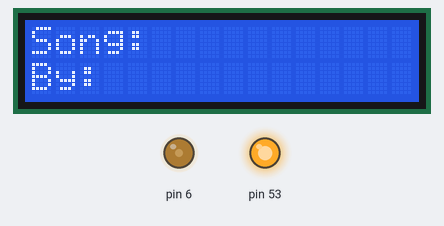
A sketch run on a simulated Arduino Mega 2560, built with avr-gcc and run on an emulated ATmega2560. Parts: 16×2 character LCD, output pins drawn as LEDs (lit = HIGH).

Above: at 0.1 s.
At 19.3 s:
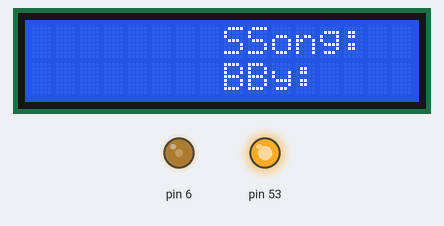
At 27.1 s:
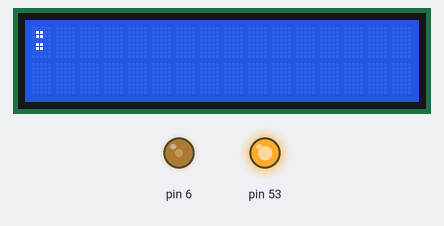
At 39.1 s:
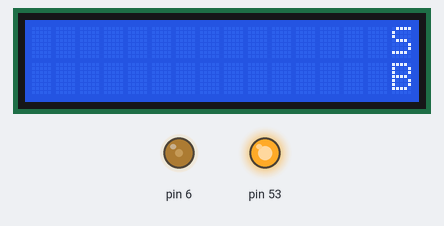
Timing chart, 0 to 40.0 s (numbered marks = the images above):
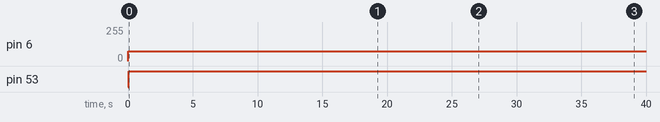

Measured:
- by itself, pin 6: 0/255 → 75/255 at 0.01 s
- by itself, pin 53: LOW → HIGH at 0.07 s
- what the display in image 0 shows lasts 0.6 s, from 0.1 s to 0.7 s

The sketch:

arduino-spotify-player.ino
```cpp
/**
 * @file arduino-spotify-player.ino
 * This program waits for an RFID card to be scanned, then sends the scanned card's
 * Spotify code to the Serial to play the song/album on Spotify.
 * Also recieves information about the current song playing on Spotify and displays
 * it on an LCD screen.
 */

/*
PINOUT:
RC522 MODULE    MEGA
SDA             D9 (PWM)
SCK             D52
MOSI            D51
MISO            D50
IRQ             N/A
GND             GND
RST             D8 (PWM)
3.3V            3.3V (Power)
*/

#include <SPI.h>
#include <RFID.h>
#include <Arduino_FreeRTOS.h>
#include <ArduinoJson.h>
#include <LiquidCrystal.h>
#include <queue.h>

const int SDA_DIO = 9; ///< constant for the pin number of the SDA (SS)
const int RST_DIO = 8; ///< constant for the pin number of the RST (reset)

const char* FOLKLORE_CARD = "911343659194"; ///< constant holding the "Folklore" RFID card value
const char* VAMPIRE_CARD = "123442493173"; ///< constant holding the "Vampire" RFID card value
const char* FEARLESS_CARD = "15524814259214"; ///< constant holding the "Fearless" RFID card value

const char* FOLKLORE_SPOTIFY_CODE = "spotify:album:2fenSS68JI1h4Fo296JfGr"; ///< constant holding the "Folklore" Spotify code
const char* VAMPIRE_SPOTIFY_CODE = "spotify:track:3k79jB4aGmMDUQzEwa46Rz"; ///< constant holding the "Vampire" Spotify code
const char* FEARLESS_SPOTIFY_CODE = "spotify:album:4hDok0OAJd57SGIT8xuWJH"; ///< constant holding the "Fearless" Spotify code

const char DEBUT[] = "spotify:album:7mzrIsaAjnXihW3InKjlC3"; ///< constant holding the Debut Taylor Swift Album Spotify code

StaticJsonDocument<200> card_info_doc;  ///< JSON Document to hold all card information
RFID RC522(SDA_DIO, RST_DIO); ///< Instance of the RFID library
LiquidCrystal lcd(12, 11, 5, 4, 3, 2);  ///< Instance of the LiquidCrystal library

// Declare a queue
QueueHandle_t textLengthQueue;  ///< Queue with the maximum length of the 2 strings on the LCD screen

/**
 * @brief Setup the LCD screen
 *
 * Sets up the LCD screen's pins, and sets the initial text on the screen
 * Acknowledgments: Inspired by https://www.instructables.com/Arduino-Interfacing-With-LCD-Without-Potentiometer/
 * @see setup()
 */
void setupLCD() {
  // Init LCD interface
  analogWrite(6,75);
  lcd.begin(16, 2);

  lcd.setCursor(0, 0);
  lcd.print("Song: ");
  lcd.setCursor(0, 1);
  lcd.print("By: ");
  // setup the initial display length
  int maxDisplayLength = 6;
  xQueueSend(textLengthQueue, &maxDisplayLength, portMAX_DELAY);
}

/**
 * @brief Setup the RFID scanner
 *
 * Sets up the SPI interface and RFID reader
 * Acknowledgments: Inspired by https://www.instructables.com/Interfacing-RFID-RC522-With-Arduino-MEGA-a-Simple-/
 * @see setup()
 */
void setupRFID() {
  SPI.begin(); // Begin SPI interface
  RC522.init(); // Init RFID reader
}

/**
 * @brief Setup the RFID card info
 *
 * Sets up the JSON Document with the RFID card value and spotify code
 * @see setup()
 */
void setupCardInfo() {
  card_info_doc[FOLKLORE_CARD]["type"] = "album";
  card_info_doc[FOLKLORE_CARD]["spotify_code"] = FOLKLORE_SPOTIFY_CODE;

  card_info_doc[VAMPIRE_CARD]["type"] = "song";
  card_info_doc[VAMPIRE_CARD]["spotify_code"] = VAMPIRE_SPOTIFY_CODE;

  card_info_doc[FEARLESS_CARD]["type"] = "album";
  card_info_doc[FEARLESS_CARD]["spotify_code"] = FEARLESS_SPOTIFY_CODE;
}

/**
 * @brief Setup the Serial Communication, Tasks, LCD, and RFID scanner
 *
 * Setup the Serial Communication to 9600, Tasks, LCD, and RFID scanner
 * @see setupCardInfo(), setupLCD(), setupRFID()
 */
void setup() {
  Serial.begin(9600);
  setupCardInfo(); // setup card info json

  xTaskCreate(readRFID, "readRFID", 1000, NULL, 1, NULL);
  xTaskCreate(readSerial, "readSerial", 1000, NULL, 1, NULL);
  xTaskCreate(scrollText, "scrollText", 1000, NULL, 1, NULL);

  // create a queue capable of holding 10 int values.
  static const int QUEUE_SIZE = 10;
  textLengthQueue = xQueueCreate(QUEUE_SIZE, sizeof(int));

  setupLCD();
  setupRFID();

  // start scheduler
  vTaskStartScheduler();

}

// Doesn't do anything because FREE RTOS scheduler takes care of everything, but we still need it to avoid errors
void loop() { }

/*
 * @brief Scrolls through the text on the LCD
 * @param pvParameters - void pointer to the pvParameters
 *
 * Scrolls through the LCD text being displayed. Shifts to the left once every 600 ms
 * Acknowledgments: Inspired by https://docs.arduino.cc/learn/electronics/lcd-displays/
 */
void scrollText(void *pvParameters) {
  int maxDisplayLength;
  while (1) {
    if (xQueuePeek(textLengthQueue, &maxDisplayLength, portMAX_DELAY)==pdTRUE) {
      int positionCounter = 0;
      static unsigned long prevShifted = millis();
      if ((positionCounter < maxDisplayLength) && ((millis() - prevShifted) >= 600)) {
        lcd.scrollDisplayLeft();
        positionCounter++;
        prevShifted = millis();
      }
      if (positionCounter >= maxDisplayLength) {
        positionCounter = 0;
      }
    }

  }
}

/**
 * @brief Waits for the RFID scanner to scan a card
 *
 * Checks if a card has been detected.
 * If a card is detected, gets the serial number value and checks that the card is different from the previous scan
 * If the card is different, then find the associated Spotify code and send the code to Serial.
 * If the card is not recognized then nothing happens
 * Acknowledgments: RFID inspired by https://www.instructables.com/Interfacing-RFID-RC522-With-Arduino-MEGA-a-Simple-/
 *                  JSON inspired by: https://arduinojson.org/v6/api/json/serializejson/
 */
void readRFID(void *pvParameters) {
  while (1) {
    static String value = "";
    // Has a card been detected?
    if (RC522.isCard()) {
      // If so then get its serial number
      RC522.readCardSerial();
      String pastCardSerial = value;
      value = "";
      for(int i = 0; i < 5; i++) {
        value += RC522.serNum[i];
      }

      if (!pastCardSerial.equals(value)) { // if the card scanned is different from the prev scanned card
        if (card_info_doc[value]) {
            // sendSerial
            String send_str;
            StaticJsonDocument<512> json_doc;

          if (card_info_doc[value]["type"] == "song") { // song
            json_doc["request_song"] = card_info_doc[value]["spotify_code"];
          } else { // album
            json_doc["request_album"] = card_info_doc[value]["spotify_code"];
          }
          serializeJson(json_doc, send_str);
          Serial.println(send_str);
        } else { // if the value was not found in the valid card values, then reset to previous valid card value
          value = pastCardSerial;
        }

      } // end of "if" card scanned is different

    }
  }
}

/*
 * @brief Reads from the Serial, and updates the text on the LCD based on the JSON object received
 * @param pvParameters - void pointer to the pvParameters
 *
 * Waits for JSON object to be sent from the Serial. If the JSON object has a different song title value
 * than the current song, then update the song title on the LCD. If the JSON object has a different artist
 * name then update the artist name on the LCD.
 * Acknowledgements: JSON inspired by: https://arduinojson.org/v6/api/json/deserializejson/
 *                   LCD inspired by: https://www.instructables.com/Arduino-Interfacing-With-LCD-Without-Potentiometer/
 *
 */
void readSerial(void *pvParameters) {
  const char* current_song;
  const char* current_artists;
  static String display_song_str = "Song: ";
  static String display_artists_str = "By: ";
  while (1) {
    StaticJsonDocument<200> sent_json_doc;
    String new_display_song_str = "Song: ";
    String new_display_artists_str = "By: ";
    String read_str = Serial.readString();
    if (read_str) {
      DeserializationError error = deserializeJson(sent_json_doc, read_str);
      current_song = sent_json_doc["current_song"];
      current_artists = sent_json_doc["current_artists"];
      new_display_song_str += current_song;
      new_display_artists_str += current_artists;

      if ((new_display_song_str != "Song: ") & (new_display_song_str != display_song_str)) {
        lcd.clear();
        display_song_str = new_display_song_str;
      }
      if ((new_display_artists_str != "By: ") & (new_display_artists_str != display_artists_str)) {
        lcd.clear();
        display_artists_str = new_display_artists_str;
      }

      lcd.setCursor(1, 0);
      lcd.print(display_song_str);
      lcd.setCursor(1, 1);
      lcd.print(display_artists_str);
      // remove from queue
      int temp;
      xQueueReceive(textLengthQueue, &temp, portMAX_DELAY);
      // add to queue
      int maxDisplayLength = max(display_song_str.length(), display_artists_str.length());
      xQueueSend(textLengthQueue, &maxDisplayLength, portMAX_DELAY);

    }

  }

}
```
